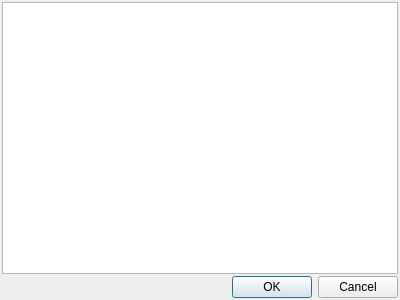
<?xml version="1.0" encoding="UTF-8"?>
<ui version="4.0">
 <class>DlgResults</class>
 <widget class="QDialog" name="DlgResults">
  <property name="geometry">
   <rect>
    <x>0</x>
    <y>0</y>
    <width>400</width>
    <height>300</height>
   </rect>
  </property>
  <property name="windowTitle">
   <string>Resultados</string>
  </property>
  <layout class="QVBoxLayout" name="verticalLayout">
   <property name="spacing">
    <number>2</number>
   </property>
   <property name="leftMargin">
    <number>2</number>
   </property>
   <property name="topMargin">
    <number>2</number>
   </property>
   <property name="rightMargin">
    <number>2</number>
   </property>
   <property name="bottomMargin">
    <number>2</number>
   </property>
   <item>
    <widget class="QTextEdit" name="textEdit"/>
   </item>
   <item>
    <widget class="QDialogButtonBox" name="buttonBox">
     <property name="orientation">
      <enum>Qt::Horizontal</enum>
     </property>
     <property name="standardButtons">
      <set>QDialogButtonBox::Cancel|QDialogButtonBox::Ok</set>
     </property>
    </widget>
   </item>
  </layout>
 </widget>
 <resources/>
 <connections>
  <connection>
   <sender>buttonBox</sender>
   <signal>accepted()</signal>
   <receiver>DlgResults</receiver>
   <slot>accept()</slot>
   <hints>
    <hint type="sourcelabel">
     <x>248</x>
     <y>254</y>
    </hint>
    <hint type="destinationlabel">
     <x>157</x>
     <y>274</y>
    </hint>
   </hints>
  </connection>
  <connection>
   <sender>buttonBox</sender>
   <signal>rejected()</signal>
   <receiver>DlgResults</receiver>
   <slot>reject()</slot>
   <hints>
    <hint type="sourcelabel">
     <x>316</x>
     <y>260</y>
    </hint>
    <hint type="destinationlabel">
     <x>286</x>
     <y>274</y>
    </hint>
   </hints>
  </connection>
 </connections>
</ui>
